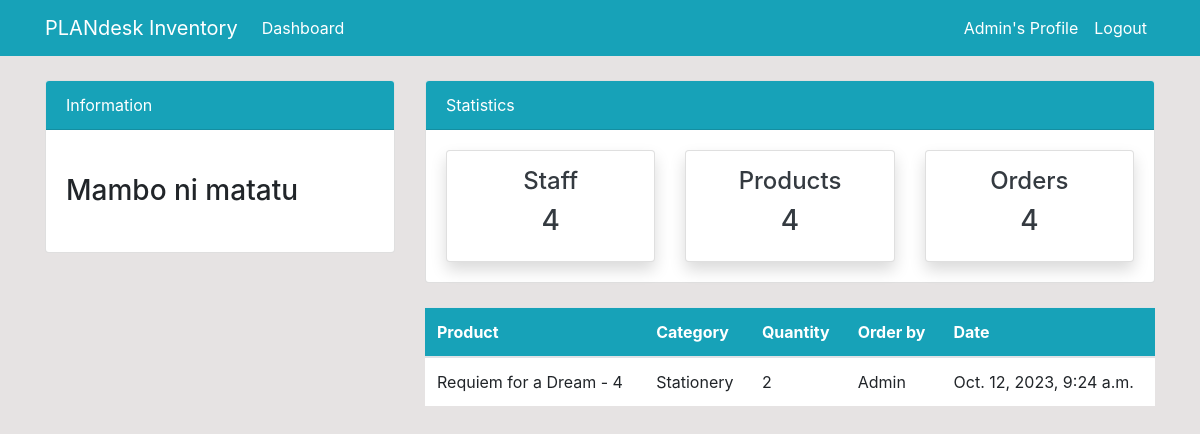
The app's page /order/ (signed in), older data.
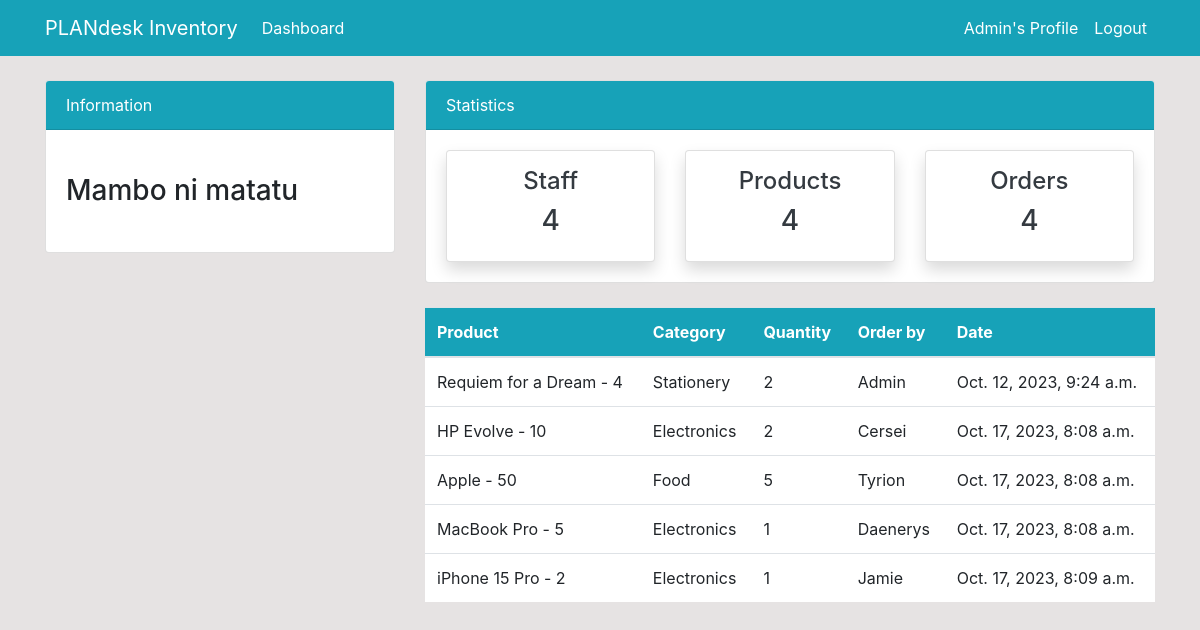
The same page, newer data.
### dashboard/models.py (models this page shows, shortened)
class Order(models.Model):
    product = models.ForeignKey(Product, on_delete=models.CASCADE, null=True)
    staff = models.ForeignKey(User, models.CASCADE, null=True)
    order_quantity = models.PositiveIntegerField(null=True)
    date = models.DateTimeField(auto_now_add=True)

class Product(models.Model):
    name = models.CharField(max_length=100, null=True)
    category = models.CharField(max_length=20, choices=CATEGORY, null=True)
    quantity = models.PositiveIntegerField(null=True)
    def __str__(self):
        return f'{self.name} - {self.quantity}'

### dashboard/views.py (the view)
# urls.py: path('order/', views.order, name='dashboard-order'),
@login_required
def order(request):
    orders = Order.objects.all()
    context = {
        'orders':orders,
    }
    return render(request, 'dashboard/order.html', context)

### templates/dashboard/order.html
{% extends 'partials/base.html' %} {% block title %}Orders Page{% endblock %}
{% block content %} {% include 'partials/hero.html' %}
<div class="container">
  <div class="row my-4">
    <div class="col-md-4"></div>
    <div class="col-md-8">
      <table class="table bg-white">
        <thead class="bg-info">
          <tr class="text-white">
            <th scope="col">Product</th>
            <th scope="col">Category</th>
            <th scope="col">Quantity</th>
            <th scope="col">Order by</th>
            <th scope="col">Date</th>
          </tr>
        </thead>
        <tbody>
          {% for order in orders%}
          <tr>
            <td>{{order.product}}</td>
            <td>{{order.product.category}}</td>
            <td>{{order.order_quantity}}</td>
            <td>{{order.staff.username}}</td>
            <td>{{order.date}}</td>
          </tr>
          {%endfor%}
        </tbody>
      </table>
    </div>
  </div>
</div>
{% endblock %}

### templates/partials/base.html (shortened to what this page needs)
{% load static %}
<!DOCTYPE html>
<html lang="en">
  <head>
    <link
      rel="stylesheet"
      href="https://cdn.jsdelivr.net/npm/bootstrap@4.6.2/dist/css/bootstrap.min.css"
    />
    <link rel="stylesheet" href="{% static '/style.css' %}" />
  </head>
  <body>
    {% include 'partials/nav.html' %}
    {% block content %}{% endblock %}
  </body>
</html>

### templates/partials/nav.html (shortened to what this page needs)
<nav class="navbar navbar-expand-lg navbar-info bg-info">
  {% if user.is_authenticated %}
  <div class="container">
    <a class="navbar-brand text-white" href="{% url 'dashboard-index' %}"
      >PLANdesk Inventory</a
    >
    <div class="collapse navbar-collapse" id="navbarSupportedContent">
      <ul class="navbar-nav mr-auto">
        <li class="nav-item active">
          <a class="nav-link text-white" href="{% url 'dashboard-index' %}"
            >Dashboard <span class="sr-only">(current)</span></a
          >
        </li>
      </ul>
      <ul class="navbar-nav ml-auto">
        <li class="nav-item active">
          <a class="nav-link text-white" href="{% url 'user-profile'%}"
            >{{user.username}}'s Profile
            <span class="sr-only">(current)</span></a
          >
        </li>
        <li class="nav-item">
          <a class="nav-link text-white" href="{% url 'user-logout' %}"
            >Logout</a
          >
        </li>
      </ul>
      {% endif %}
    </div>
  </div>
</nav>

### templates/partials/hero.html (shortened to what this page needs)
<div class="container">
  <div class="row mt-4">
    <div class="col-md-4">
      <div class="card">
        <div class="card-header bg-info text-white">Information</div>
        <div class="card-body">
          <marquee behavior="" direction="">
            <h3 class="my-4">Mambo ni matatu</h3>
          </marquee>
        </div>
      </div>
    </div>
    <div class="col-md-8">
      <div class="card">
        <div class="card-header bg-info text-white">Statistics</div>
        <div class="card-body">
          <div class="row">
            <div class="col-md-4">
              <a
                class="text-decoration-none text-dark"
                href="{% url 'dashboard-staff'%}"
              >
                <div class="card my-card shadow text-center p-3">
                  <h4>Staff </h4>
                  <h3>4</h3>
                </div>
              </a>
            </div>
            <div class="col-md-4">
              <a
                class="text-decoration-none text-dark"
                href="{% url 'dashboard-product'%}"
              >
                <div class="card my-card shadow text-center p-3">
                  <h4>Products </h4>
                  <h3>4</h3>
                </div>
              </a>
            </div>
            <div class="col-md-4">
              <a
                class="text-decoration-none text-dark"
                href="{% url 'dashboard-order'%}"
              >
                <div class="card my-card shadow text-center p-3">
                  <h4>Orders </h4>
                  <h3>4</h3>
                </div>
              </a>
            </div>
          </div>
        </div>
      </div>
    </div>
  </div>
</div>

### static/style.css (style rules this page uses)
body { background: rgb(230, 227, 227); }

Row changes from the older to the newer data that the page shows:
added Order: product "HP Evolve - 10", product.category "Electronics", order_quantity "2", staff.username "Cersei", date "Oct. 17, 2023, 8:08 a.m."
added Order: product "Apple - 50", product.category "Food", order_quantity "5", staff.username "Tyrion", date "Oct. 17, 2023, 8:08 a.m."
added Order: product "MacBook Pro - 5", product.category "Electronics", order_quantity "1", staff.username "Daenerys", date "Oct. 17, 2023, 8:08 a.m."
added Order: product "iPhone 15 Pro - 2", product.category "Electronics", order_quantity "1", staff.username "Jamie", date "Oct. 17, 2023, 8:09 a.m."
